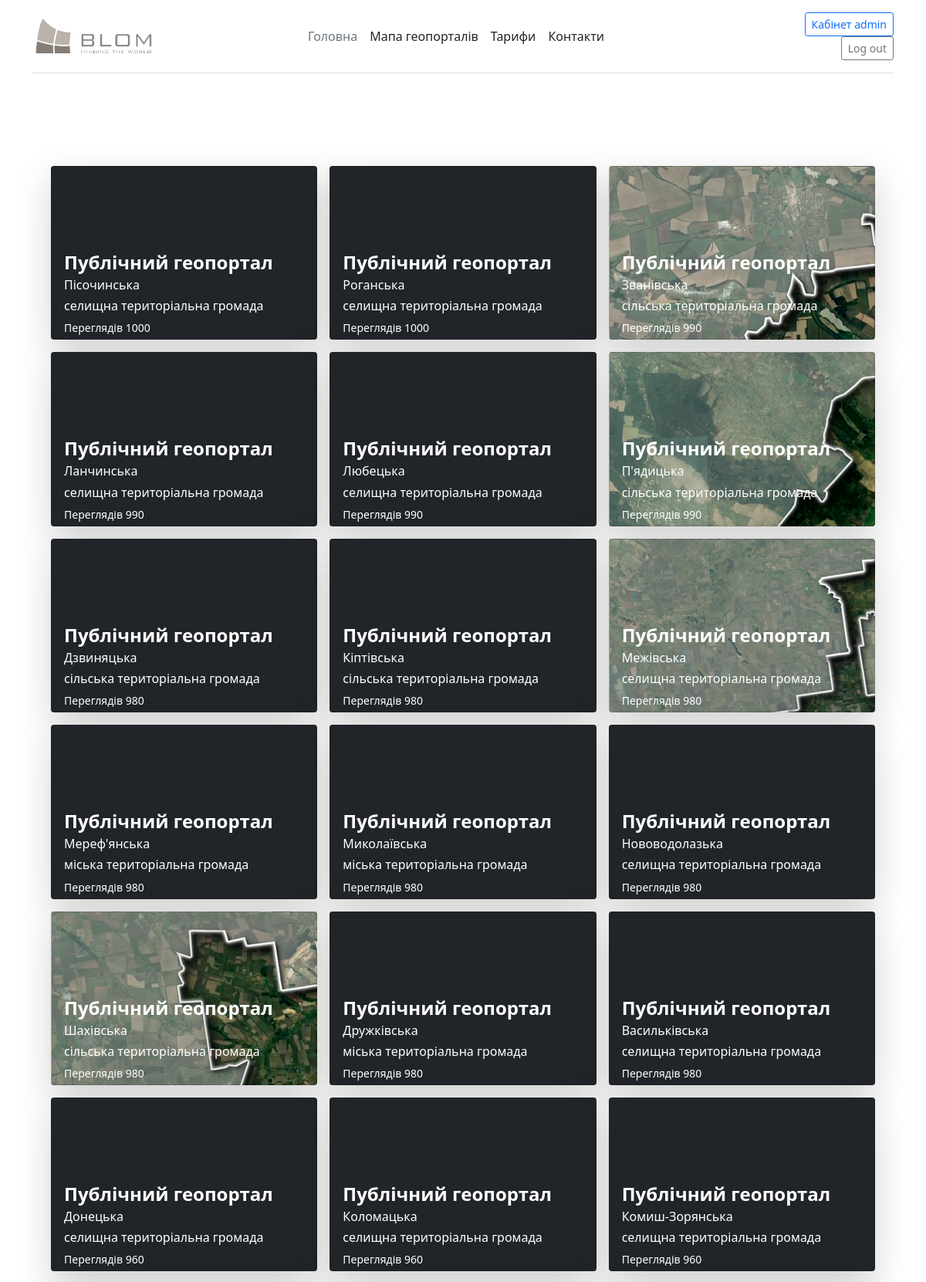
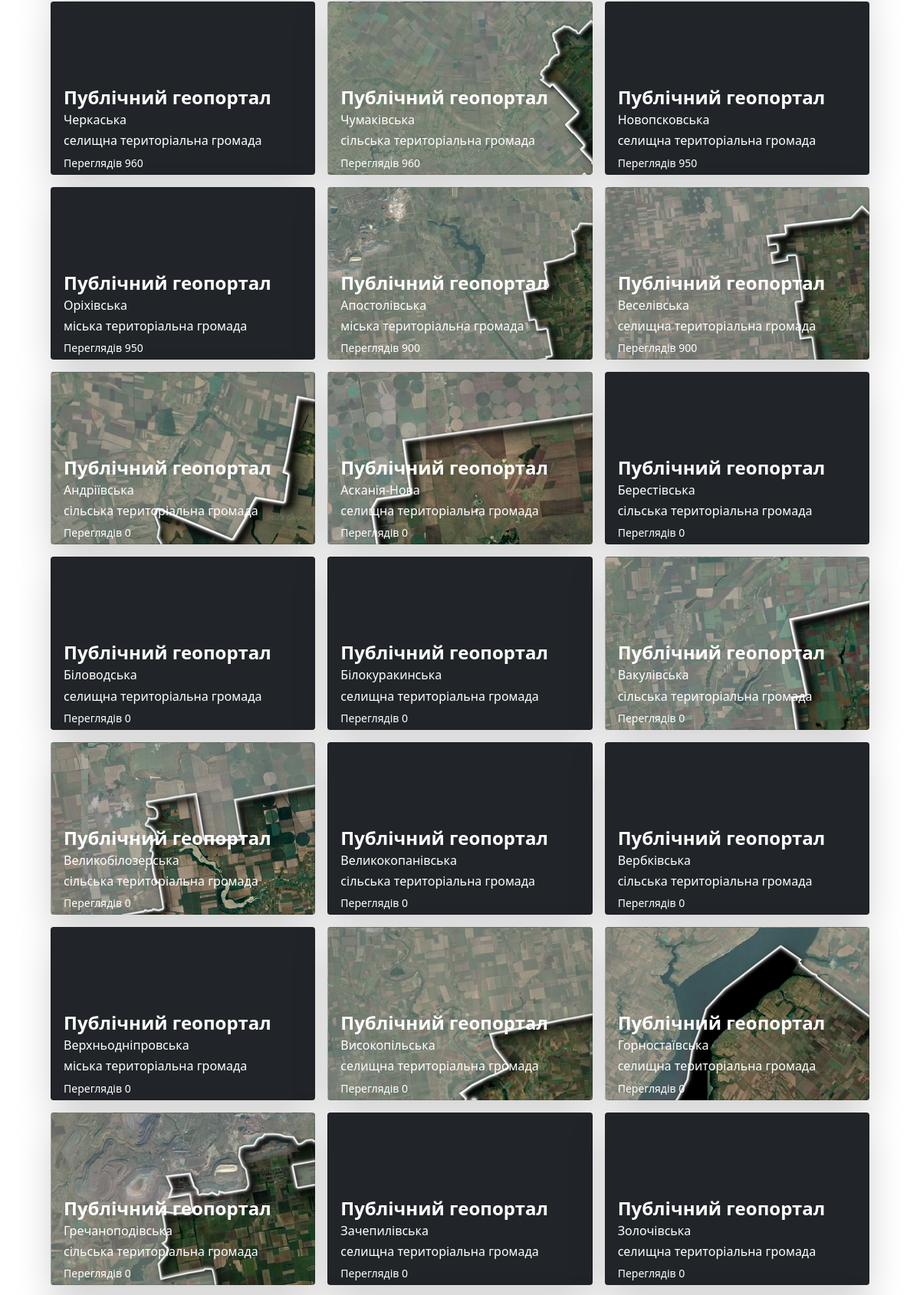
Page /portals/ (signed in, upper part) on the committed database (2 pictures, top to bottom).
### otgalbum/models.py (models this page shows, shortened)
class Geoportal(models.Model):
    TYPE_GEOPORTAL = [
        ('Публічний', 'Публічний'),
        ('Службовий', 'Службовий'),
    ]
    gromada = models.ForeignKey(Gromada, related_name='geoportal', on_delete=models.CASCADE, verbose_name='Громада')
    type_geoportal = models.CharField(choices=TYPE_GEOPORTAL, max_length=255, verbose_name='Тип доступу')
    portal_url = models.URLField(max_length=400, blank=True, verbose_name='Посилання на геопортал')
    image = models.ImageField(upload_to='images/', default='images/default.jpg', verbose_name='Зображення')
    created_for = models.ManyToManyField(settings.AUTH_USER_MODEL, related_name='Користувач', blank=True)
    is_active = models.BooleanField(default=True, verbose_name='Активний')
    views = models.IntegerField(verbose_name='Переглядів', blank=True)
    created = models.DateTimeField(auto_now_add=True, verbose_name='Запис створено')
    class Meta:
        verbose_name_plural = 'Геопортали'
        verbose_name = 'Геопортал'
        ordering = ['-views']

class Gromada(models.Model):
    TYPE_CHOICES = [
        ('міська', 'міська'),
        ('селищна', 'селищна'),
        ('сільська', 'сільська'),
    ]
    oblast = models.ForeignKey(Oblast, related_name='gromada', on_delete=models.CASCADE, verbose_name='Область')
    title = models.CharField(max_length=255, verbose_name='Назва')
    slug = models.SlugField(max_length=100, unique=True, verbose_name='SLUG')
    tg_type = models.CharField(choices=TYPE_CHOICES, max_length=255, verbose_name='Тип')
    area = models.DecimalField(max_digits=7, decimal_places=2, verbose_name='Площа')
    created = models.DateTimeField(auto_now_add=True, verbose_name='Запис створено')
    class Meta:
        verbose_name_plural = 'Громади'
        verbose_name = 'Громада'
        ordering = ['title']

### otgalbum/views.py (the view)
# urls.py: path('portals/', portal_user_list, name='user_portals'),
def portal_user_list(request):
    if request.user.is_authenticated:
        geoportals = Geoportal.objects.filter(created_for=request.user)
        return render(request, 'otgalbum/user_portals.html', {'geoportals': geoportals})
    else:
        return render(request, 'otgalbum/index.html')

### otgalbum/templates/otgalbum/user_portals.html (shortened to what this page needs)
<!doctype html>
{% load static %}
{% load oblast_tag %}
<html lang="en">
  <head>
    <link href="https://getbootstrap.com/docs/5.1/dist/css/bootstrap.min.css" rel="stylesheet">
    <link href="https://getbootstrap.com/docs/5.1/examples/headers/headers.css" rel="stylesheet">
    <link href="https://getbootstrap.com/docs/5.1/examples/dropdowns/dropdowns.css" rel="stylesheet">
    <link href="https://getbootstrap.com/docs/5.1/examples/features/features.css" rel="stylesheet">
  </head>
  <body>
<main>
  <div class="container">
    <header class="d-flex flex-wrap align-items-center justify-content-center justify-content-md-between py-3 mb-4 border-bottom">
            <a href="/" class="">
        <img class="bi me-2" src="../media/site_img/blom_RGB_logo_transpert.png" alt="" width="160">
      </a>
      <ul class="nav col-12 col-md-auto mb-2 justify-content-center mb-md-0">
        <li><a href="/" class="nav-link px-2 link-secondary">Головна</a></li>
        <li><a href="{% url 'geoportal_map' %}" class="nav-link px-2 link-dark">Мапа геопорталів</a></li>
        <li><a href="{% url 'prices' %}" class="nav-link px-2 link-dark">Тарифи</a></li>
        <li><a href="{% url 'contact_company' %}" class="nav-link px-2 link-dark">Контакти</a></li>
      </ul>
      <div class="col-md-2 text-end">
        {% if request.user.is_authenticated %}
        <a href="{% url 'user_portals' %}" class="btn btn-sm btn-outline-primary " type="button">Кабінет {{ user.username }}</a>
        <a href="{% url 'logout' %}" class="btn btn-sm btn-outline-secondary" type="button">Log out</a>
        {% else %}
        <a href="{% url 'login' %}" class="btn btn-sm btn-outline-primary" type="button">Log in</a>
        {% endif %}
      </div>
    </header>
  </div>
  <div class="container">
    <div style="height: auto">
      <div class="container px-4 py-5" id="custom-cards">
        <div class="row row-cols-1 row-cols-lg-3 align-items-stretch g-3 py-5">
          {% for item in geoportals %}
          <div class="col">
            <div class="card card-cover h-100 overflow-hidden text-white bg-dark rounded-5 shadow-lg"
                 style="background-image: url('{{ item.image.url }}');">
              <div class="d-flex flex-column h-100 p-3 pb-1 text-white text-shadow-3">
                <h4 class="pt-5 mt-5 mb-2 display-7 lh-1 fw-bold">{{ item.type_geoportal }} геопортал</h4>
                <h6>{{ item.gromada.title}}</h6>
                <h6>{{ item.gromada.tg_type }} територіальна громада</h6>
                <small>Переглядів {{ item.views }}</small>
              </div>
            </div>
          </div>
          {% endfor %}
        </div>
      </div>
    </div>
  </div>
</main>
  </body>
</html>

### rows in the picture
Geoportal: type_geoportal "Публічний", gromada "Пісочинська", gromada.tg_type "селищна", views "1000"
Geoportal: type_geoportal "Публічний", gromada "Роганська", gromada.tg_type "селищна", views "1000"
Geoportal: image (picture), type_geoportal "Публічний", gromada "Званівська", gromada.tg_type "сільська", views "990"
Geoportal: type_geoportal "Публічний", gromada "Ланчинська", gromada.tg_type "селищна", views "990"
Geoportal: type_geoportal "Публічний", gromada "Любецька", gromada.tg_type "селищна", views "990"
Geoportal: image (picture), type_geoportal "Публічний", gromada "П'ядицька", gromada.tg_type "сільська", views "990"
Geoportal: type_geoportal "Публічний", gromada "Дзвиняцька", gromada.tg_type "сільська", views "980"
Geoportal: type_geoportal "Публічний", gromada "Кіптівська", gromada.tg_type "сільська", views "980"
Geoportal: image (picture), type_geoportal "Публічний", gromada "Межівська", gromada.tg_type "селищна", views "980"
Geoportal: type_geoportal "Публічний", gromada "Мереф'янська", gromada.tg_type "міська", views "980"
Geoportal: type_geoportal "Публічний", gromada "Миколаївська", gromada.tg_type "міська", views "980"
Geoportal: type_geoportal "Публічний", gromada "Нововодолазька", gromada.tg_type "селищна", views "980"
Geoportal: image (picture), type_geoportal "Публічний", gromada "Шахівська", gromada.tg_type "сільська", views "980"
Geoportal: type_geoportal "Публічний", gromada "Дружківська", gromada.tg_type "міська", views "980"
Geoportal: type_geoportal "Публічний", gromada "Васильківська", gromada.tg_type "селищна", views "980"
Geoportal: type_geoportal "Публічний", gromada "Донецька", gromada.tg_type "селищна", views "960"
Geoportal: type_geoportal "Публічний", gromada "Коломацька", gromada.tg_type "селищна", views "960"
Geoportal: type_geoportal "Публічний", gromada "Комиш-Зорянська", gromada.tg_type "селищна", views "960"
Geoportal: type_geoportal "Публічний", gromada "Черкаська", gromada.tg_type "селищна", views "960"
Geoportal: image (picture), type_geoportal "Публічний", gromada "Чумаківська", gromada.tg_type "сільська", views "960"
Geoportal: type_geoportal "Публічний", gromada "Новопсковська", gromada.tg_type "селищна", views "950"
Geoportal: type_geoportal "Публічний", gromada "Оріхівська", gromada.tg_type "міська", views "950"
Geoportal: image (picture), type_geoportal "Публічний", gromada "Апостолівська", gromada.tg_type "міська", views "900"
Geoportal: image (picture), type_geoportal "Публічний", gromada "Веселівська", gromada.tg_type "селищна", views "900"
Geoportal: image (picture), type_geoportal "Публічний", gromada "Андріївська", gromada.tg_type "сільська", views "0"
Geoportal: image (picture), type_geoportal "Публічний", gromada "Асканія-Нова", gromada.tg_type "селищна", views "0"
Geoportal: type_geoportal "Публічний", gromada "Берестівська", gromada.tg_type "сільська", views "0"
Geoportal: type_geoportal "Публічний", gromada "Біловодська", gromada.tg_type "селищна", views "0"
Geoportal: type_geoportal "Публічний", gromada "Білокуракинська", gromada.tg_type "селищна", views "0"
Geoportal: image (picture), type_geoportal "Публічний", gromada "Вакулівська", gromada.tg_type "сільська", views "0"
Geoportal: image (picture), type_geoportal "Публічний", gromada "Великобілозерська", gromada.tg_type "сільська", views "0"
Geoportal: type_geoportal "Публічний", gromada "Великокопанівська", gromada.tg_type "сільська", views "0"
Geoportal: type_geoportal "Публічний", gromada "Вербківська", gromada.tg_type "сільська", views "0"
Geoportal: type_geoportal "Публічний", gromada "Верхньодніпровська", gromada.tg_type "міська", views "0"
Geoportal: image (picture), type_geoportal "Публічний", gromada "Високопільська", gromada.tg_type "селищна", views "0"
Geoportal: image (picture), type_geoportal "Публічний", gromada "Горностаївська", gromada.tg_type "селищна", views "0"
Geoportal: image (picture), type_geoportal "Публічний", gromada "Гречаноподівська", gromada.tg_type "сільська", views "0"
Geoportal: type_geoportal "Публічний", gromada "Зачепилівська", gromada.tg_type "селищна", views "0"
Geoportal: type_geoportal "Публічний", gromada "Золочівська", gromada.tg_type "селищна", views "0"

### other values in the picture
{{ user.username }} "admin"
